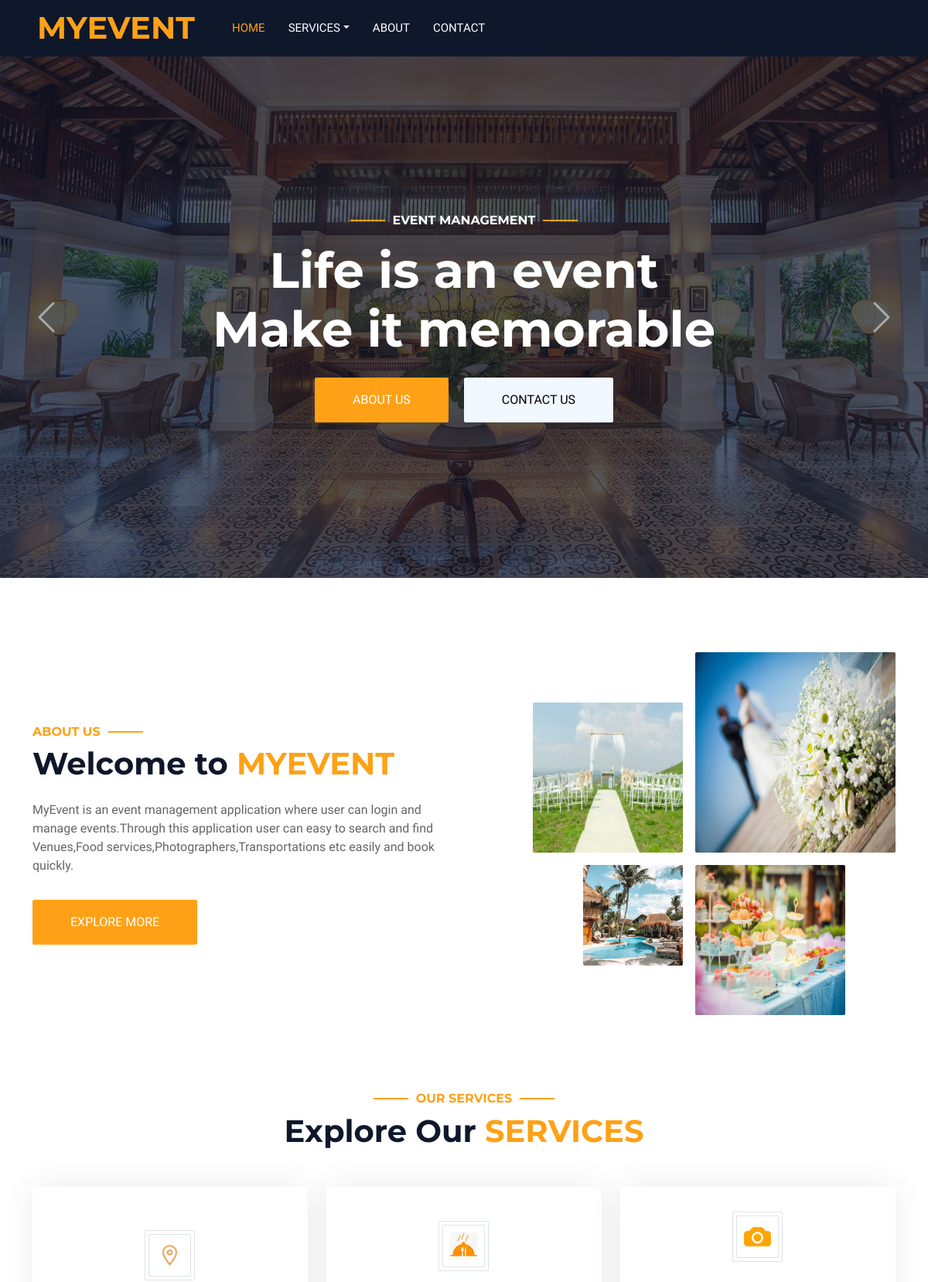
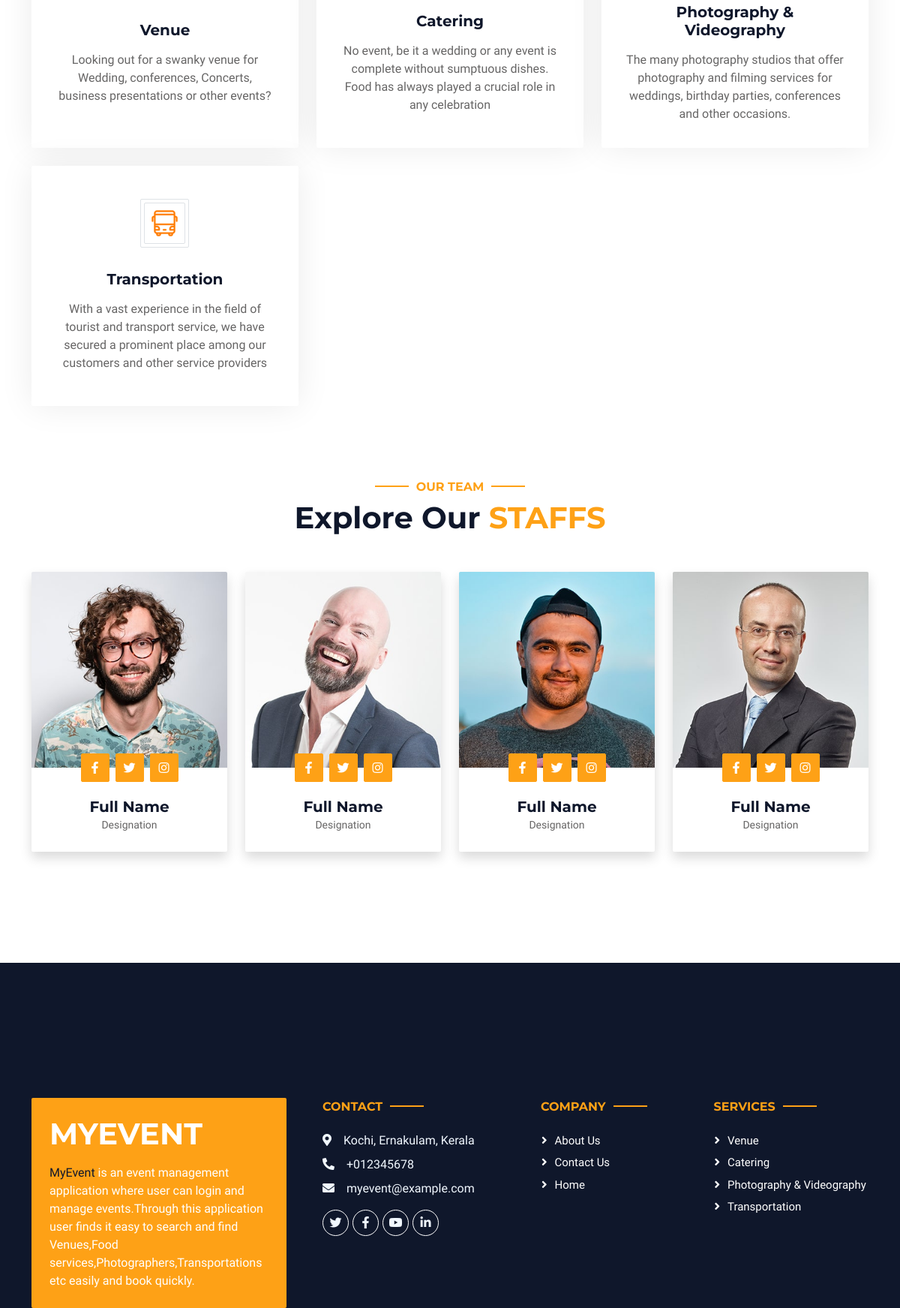
/home/ (upper part), run on the app's committed database (2 pictures, top to bottom).
### adminapp/models.py (models this page shows, shortened)
class Category(models.Model):
    name=models.CharField(max_length=50)
    description=models.TextField(max_length=500)
    logo=models.ImageField(upload_to="category_logo")

### userapp/views.py (the view)
# urls.py: 2. Add a URL to urlpatterns:  path('', views.home, name='home')
def home(req):
    data=Category.objects.all()
    feed=Feedback.objects.all()
    return render(req,"home.html",{"data":data,"feed":feed})

### userapp/templates/home.html (shortened to what this page needs)
<!DOCTYPE html>
{% load static %}
<html lang="en">
<head>
    <link href="https://cdnjs.cloudflare.com/ajax/libs/font-awesome/5.10.0/css/all.min.css" rel="stylesheet">
    <link href="https://cdn.jsdelivr.net/npm/bootstrap-icons@1.4.1/font/bootstrap-icons.css" rel="stylesheet">
    <link href="{% static 'new/lib/animate/animate.min.css' %}" rel="stylesheet">
    <link href="{% static 'new/lib/owlcarousel/assets/owl.carousel.min.css' %}" rel="stylesheet">
    <link href="{% static 'new/lib/tempusdominus/css/tempusdominus-bootstrap-4.min.css' %}" rel="stylesheet" />
    <link href="{% static 'new/css/bootstrap.min.css' %}" rel="stylesheet">
    <link href="{% static 'new/css/style.css' %}" rel="stylesheet">
</head>
<body>
    <div class="container-xxl bg-white p-0">
        <div class="container-fluid bg-dark px-0">
            <div class="row gx-0">
                <div class="col-lg-3 bg-dark d-none d-lg-block">
                    <a href="index.html" class="navbar-brand w-100 h-100 m-0 p-0 d-flex align-items-center justify-content-center">
                        <h1 class="m-0 text-primary text-uppercase" >MyEvent</h1>
                    </a>
                </div>
                <div class="col-lg-9">
                    <nav class="navbar navbar-expand-lg bg-dark navbar-dark p-3 p-lg-0">
                        <div class="collapse navbar-collapse justify-content-between" id="navbarCollapse">
                            <div class="navbar-nav mr-auto py-0">
                                <a href="{% url 'home' %}" class="nav-item nav-link active">Home</a>
                                <div class="nav-item dropdown">
                                    <a href="#" class="nav-link dropdown-toggle" data-bs-toggle="dropdown">Services</a>
                                </div>
                                <a href="{% url 'about' %}" class="nav-item nav-link">About</a>
                                <a href="{% url 'contactUs' %}" class="nav-item nav-link">Contact</a>
                            </div>
                                                    </div>
                    </nav>
                </div>
            </div>
        </div>
        <div class="container-fluid p-0 mb-5">
            <div id="header-carousel" class="carousel slide" data-bs-ride="carousel">
                <div class="carousel-inner">
                    <div class="carousel-item active">
                        <img class="w-100" src="{% static 'new/img/carousel-1.jpg' %}" alt="Image">
                        <div class="carousel-caption d-flex flex-column align-items-center justify-content-center">
                            <div class="p-3" style="max-width: 700px;">
                                <h6 class="section-title text-white text-uppercase mb-3 animated slideInDown">Event Management</h6>
                                <h1 class="display-3 text-white mb-4 animated slideInDown">Life is an event Make it memorable</h1>
                                <a href="{% url 'about' %}" class="btn btn-primary py-md-3 px-md-5 me-3 animated slideInLeft">About Us</a>
                                <a href="{% url 'contactUs' %}" class="btn btn-light py-md-3 px-md-5 animated slideInRight">Contact Us</a>
                            </div>
                        </div>
                    </div>
                </div>
                <button class="carousel-control-prev" type="button" data-bs-target="#header-carousel"
                    data-bs-slide="prev">
                    <span class="carousel-control-prev-icon" aria-hidden="true"></span>
                </button>
                <button class="carousel-control-next" type="button" data-bs-target="#header-carousel"
                    data-bs-slide="next">
                    <span class="carousel-control-next-icon" aria-hidden="true"></span>
                </button>
            </div>
        </div>
        <div class="container-xxl py-5">
            <div class="container">
                <div class="row g-5 align-items-center">
                    <div class="col-lg-6">
                        <h6 class="section-title text-start text-primary text-uppercase">About Us</h6>
                        <h1 class="mb-4">Welcome to <span class="text-primary text-uppercase">MyEvent</span></h1>
                        <p class="mb-4">MyEvent is an event management application where user can login and manage events.Through this application user can easy to search and find  Venues,Food services,Photographers,Transportations etc easily and book quickly.</p>
                        <a class="btn btn-primary py-3 px-5 mt-2" href="">Explore More</a>
                    </div>
                    <div class="col-lg-6">
                        <div class="row g-3">
                            <div class="col-6 text-end">
                                <img class="img-fluid rounded w-75 wow zoomIn" data-wow-delay="0.1s" src="{% static 'new/img/pexels-lukas-574011.jpg' %}" style="margin-top: 25%;">
                            </div>
                            <div class="col-6 text-start">
                                <img class="img-fluid rounded w-100 wow zoomIn" data-wow-delay="0.3s" src="{% static 'new/img/istockphoto-1096379560-612x612.jpg' %}">
                            </div>
                            <div class="col-6 text-end">
                                <img class="img-fluid rounded w-50 wow zoomIn" data-wow-delay="0.5s" src="{% static 'new/img/about-2.jpg' %}">
                            </div>
                            <div class="col-6 text-start">
                                <img class="img-fluid rounded w-75 wow zoomIn" data-wow-delay="0.7s" src="{% static 'new/img/pexels-fu-zhichao-587741.jpg' %}">
                            </div>
                        </div>
                    </div>
                </div>
            </div>
        </div>
        <div class="container-xxl py-5">
            <div class="container">
                <div class="text-center wow fadeInUp" data-wow-delay="0.1s">
                    <h6 class="section-title text-center text-primary text-uppercase">Our Services</h6>
                    <h1 class="mb-5">Explore Our <span class="text-primary text-uppercase">Services</span></h1>
                </div>
                <div class="row g-4">
                    {% for i in data %}
                    <div class="col-lg-4 col-md-6 wow fadeInUp" data-wow-delay="0.1s">
                        <a class="service-item rounded" href="{% url 'service' ser_name=i.name %}">
                            <div class="service-icon bg-transparent border rounded p-1">
                                <div class="w-100 h-100 border rounded d-flex align-items-center justify-content-center">
                                    <img src="{{i.logo.url}}" alt="">
                                </div>
                            </div>
                            <h5 class="mb-3">{{i.name}}</h5>
                            <p class="text-body mb-0">{{i.description}}</p>
                        </a>
                    </div>
                    {% endfor %}
                </div>
            </div>
        </div>
        <div class="container-xxl py-5">
            <div class="container">
                <div class="text-center wow fadeInUp" data-wow-delay="0.1s">
                    <h6 class="section-title text-center text-primary text-uppercase">Our Team</h6>
                    <h1 class="mb-5">Explore Our <span class="text-primary text-uppercase">Staffs</span></h1>
                </div>
                <div class="row g-4">
                    <div class="col-lg-3 col-md-6 wow fadeInUp" data-wow-delay="0.1s">
                        <div class="rounded shadow overflow-hidden">
                            <div class="position-relative">
                                <img class="img-fluid" src="{% static 'new/img/team-1.jpg' %}" alt="">
                                <div class="position-absolute start-50 top-100 translate-middle d-flex align-items-center">
                                    <a class="btn btn-square btn-primary mx-1" href=""><i class="fab fa-facebook-f"></i></a>
                                    <a class="btn btn-square btn-primary mx-1" href=""><i class="fab fa-twitter"></i></a>
                                    <a class="btn btn-square btn-primary mx-1" href=""><i class="fab fa-instagram"></i></a>
                                </div>
                            </div>
                            <div class="text-center p-4 mt-3">
                                <h5 class="fw-bold mb-0">Full Name</h5>
                                <small>Designation</small>
                            </div>
                        </div>
                    </div>
                    <div class="col-lg-3 col-md-6 wow fadeInUp" data-wow-delay="0.3s">
                        <div class="rounded shadow overflow-hidden">
                            <div class="position-relative">
                                <img class="img-fluid" src="{% static 'new/img/team-2.jpg' %}" alt="">
                                <div class="position-absolute start-50 top-100 translate-middle d-flex align-items-center">
                                    <a class="btn btn-square btn-primary mx-1" href=""><i class="fab fa-facebook-f"></i></a>
                                    <a class="btn btn-square btn-primary mx-1" href=""><i class="fab fa-twitter"></i></a>
                                    <a class="btn btn-square btn-primary mx-1" href=""><i class="fab fa-instagram"></i></a>
                                </div>
                            </div>
                            <div class="text-center p-4 mt-3">
                                <h5 class="fw-bold mb-0">Full Name</h5>
                                <small>Designation</small>
                            </div>
                        </div>
                    </div>
                    <div class="col-lg-3 col-md-6 wow fadeInUp" data-wow-delay="0.5s">
                        <div class="rounded shadow overflow-hidden">
                            <div class="position-relative">
                                <img class="img-fluid" src="{% static 'new/img/team-3.jpg' %}" alt="">
                                <div class="position-absolute start-50 top-100 translate-middle d-flex align-items-center">
                                    <a class="btn btn-square btn-primary mx-1" href=""><i class="fab fa-facebook-f"></i></a>
                                    <a class="btn btn-square btn-primary mx-1" href=""><i class="fab fa-twitter"></i></a>
                                    <a class="btn btn-square btn-primary mx-1" href=""><i class="fab fa-instagram"></i></a>
                                </div>
                            </div>
                            <div class="text-center p-4 mt-3">
                                <h5 class="fw-bold mb-0">Full Name</h5>
                                <small>Designation</small>
                            </div>
                        </div>
                    </div>
                    <div class="col-lg-3 col-md-6 wow fadeInUp" data-wow-delay="0.7s">
                        <div class="rounded shadow overflow-hidden">
                            <div class="position-relative">
                                <img class="img-fluid" src="{% static 'new/img/team-4.jpg' %}" alt="">
                                <div class="position-absolute start-50 top-100 translate-middle d-flex align-items-center">
                                    <a class="btn btn-square btn-primary mx-1" href=""><i class="fab fa-facebook-f"></i></a>
                                    <a class="btn btn-square btn-primary mx-1" href=""><i class="fab fa-twitter"></i></a>
                                    <a class="btn btn-square btn-primary mx-1" href=""><i class="fab fa-instagram"></i></a>
                                </div>
                            </div>
                            <div class="text-center p-4 mt-3">
                                <h5 class="fw-bold mb-0">Full Name</h5>
                                <small>Designation</small>
                            </div>
                        </div>
                    </div>
                </div>
            </div>
        </div>
        <div class="container-fluid bg-dark text-light footer wow fadeIn" data-wow-delay="0.1s" style="margin-top:100px;">
            <div class="container pb-5">
                <div class="row g-5">
                    <div class="col-md-6 col-lg-4">
                        <div class="bg-primary rounded p-4">
                            <a href="index.html"><h1 class="text-white text-uppercase mb-3">MyEvent</h1></a>
                            <p class="text-white mb-0">
								 <a class="text-dark fw-medium" href="">MyEvent</a>  is an event management application where user can login and manage events.Through this application user finds it easy to search and find  Venues,Food services,Photographers,Transportations etc easily and book quickly.
							</p>
                        </div>
                    </div>
                    <div class="col-md-6 col-lg-3">
                        <h6 class="section-title text-start text-primary text-uppercase mb-4">Contact</h6>
                        <p class="mb-2"><i class="fa fa-map-marker-alt me-3"></i>Kochi, Ernakulam, Kerala</p>
                        <p class="mb-2"><i class="fa fa-phone-alt me-3"></i>+012345678</p>
                        <p class="mb-2"><i class="fa fa-envelope me-3"></i>myevent@example.com</p>
                        <div class="d-flex pt-2">
                            <a class="btn btn-outline-light btn-social" href=""><i class="fab fa-twitter"></i></a>
                            <a class="btn btn-outline-light btn-social" href=""><i class="fab fa-facebook-f"></i></a>
                            <a class="btn btn-outline-light btn-social" href=""><i class="fab fa-youtube"></i></a>
                            <a class="btn btn-outline-light btn-social" href=""><i class="fab fa-linkedin-in"></i></a>
                        </div>
                    </div>
                    <div class="col-lg-5 col-md-12">
                        <div class="row gy-5 g-4">
                            <div class="col-md-6">
                                <h6 class="section-title text-start text-primary text-uppercase mb-4">Company</h6>
                                <a class="btn btn-link" href="{% url 'about' %}">About Us</a>
                                <a class="btn btn-link" href="{% url 'contactUs' %}">Contact Us</a>
                                <a class="btn btn-link" href="{% url 'home' %}">Home</a>
                            </div>
                            <div class="col-md-6">
                                <h6 class="section-title text-start text-primary text-uppercase mb-4">Services</h6>
                                {% for i in data  %}
                                <a class="btn btn-link" href="{% url 'service' ser_name=i.name %}">{{i.name}}</a>
                                {% endfor %}
                            </div>
                        </div>
                    </div>
                </div>
            </div>
        </div>
    </div>
</body>
</html>

### data on the page
Category: logo (picture), name "Venue", description "Looking out for a swanky venue for Wedding, conferences, Concerts, business presentations or other events?"
Category: logo (picture), name "Catering", description "No event, be it a wedding or any event is complete without sumptuous dishes. Food has always played a crucial role in any celebration"
Category: logo (picture), name "Photography & Videography", description "The many photography studios that offer photography and filming services for weddings, birthday parties, conferences and other occasions."
Category: logo (picture), name "Transportation", description "With a vast experience in the field of tourist and transport service, we have secured a prominent place among our customers and other service providers"
